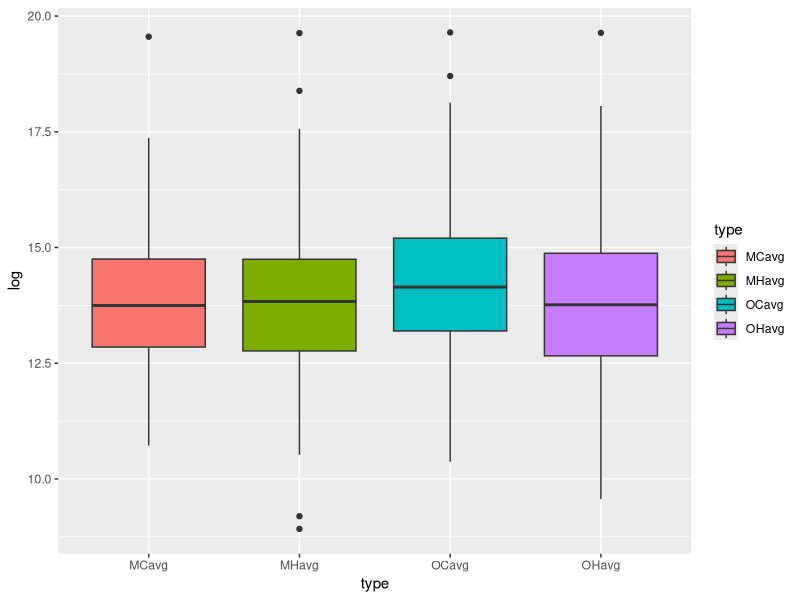

Generate this figure with R:
## ---- chunk 1
knitr::opts_chunk$set(echo = TRUE)
## ---- chunk 2
library(tidyverse)
library(ggplot2)
library(data.table)
library(tidyr)
## ---- chunk 3
data <- read.csv("EMSL_PNNL.csv", header=TRUE, row.names=1)
data$MCavg <- rowMeans(data[,1:6])
data$MHavg <- rowMeans(data[,7:16])
data$OCavg <- rowMeans(data[,17:22])
data$OHavg <- rowMeans(data[,23:27])
## ---- chunk 4
avg <- as.data.frame(data[,28:31])
avg
## ---- chunk 5
df <- as.data.frame(quantile(data$MCavg))
df[,2] <- as.data.frame(quantile(data$MHavg))
df[,3] <- as.data.frame(quantile(data$OCavg))
df[,4] <- as.data.frame(quantile(data$OHavg))
df
## ---- chunk 6
avg_wrangled <- avg %>% gather("MCavg", "MHavg", "OCavg", "OHavg", key="type", value="avg_frequencies")
avg_wrangled$log <- log(avg_wrangled[,2])
g <- ggplot(avg_wrangled, aes(x=type, y=log, fill=type), xlab=TRUE) + geom_boxplot()
g
